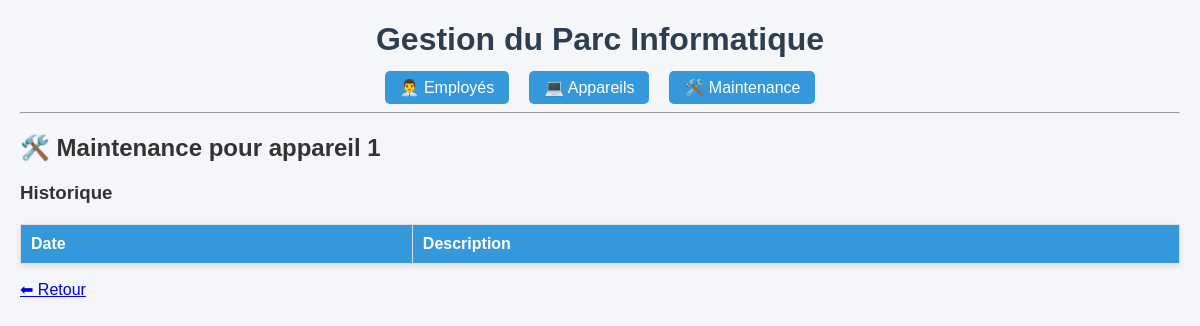
/maintenance/1, run on an earlier commit of the app's database.
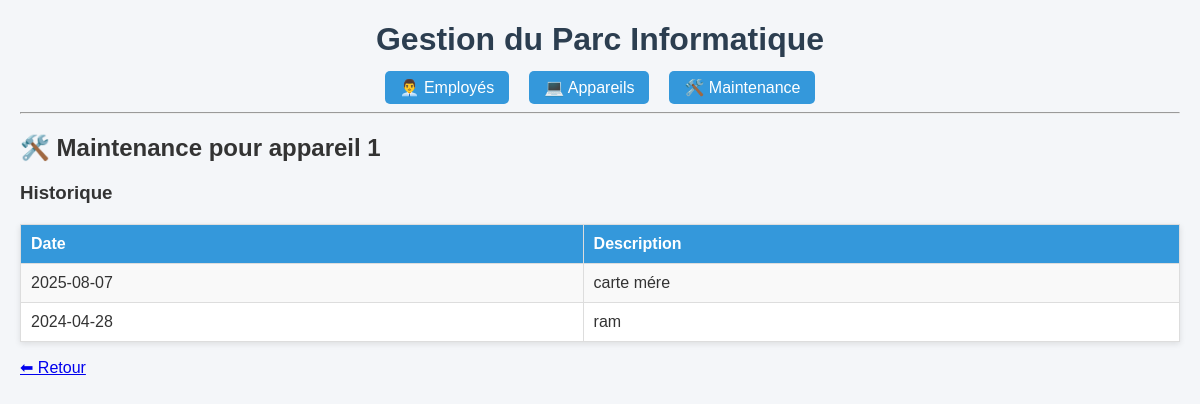
And on a later commit of the database.
### tables this page shows
CREATE TABLE maintenance (
            id INTEGER PRIMARY KEY AUTOINCREMENT,
            device_id INTEGER NOT NULL,
            date TEXT NOT NULL,
            description TEXT,
            FOREIGN KEY (device_id) REFERENCES devices(id)
        );

### web/app.py (the view)
@app.route("/maintenance/<int:device_id>")
def maintenance_by_device(device_id):
    maints = list_maintenance_by_device(device_id, return_data=True)
    return render_template("maintenance_by_device.html", maints=maints, device_id=device_id)

### Models/models.py (called while the page is built)
def _get_conn():
    conn = sqlite3.connect(DB_PATH)
    conn.execute("PRAGMA foreign_keys = ON")
    return conn

def list_maintenance_by_device(device_id, return_data=False):
    conn = _get_conn()
    cur = conn.cursor()
    cur.execute(
        "SELECT id, device_id, date, description FROM maintenance WHERE device_id = ? ORDER BY date DESC, id DESC",
        (device_id,),
    )
    rows = cur.fetchall()
    conn.close()
    if return_data:
        return rows
    if rows:
        for m in rows:
            print(f"ID: {m[0]} | Appareil: {m[1]} | Date: {m[2]} | {m[3] or ''}")
    else:
        print("Aucune maintenance pour cet appareil.")

### web/templates/maintenance_by_device.html
{% extends "base.html" %}
{% block content %}
<h2>🛠️ Maintenance pour appareil {{ device_id }}</h2>
<h3>Historique</h3>
<table>
  <tr>
    <th>Date</th>
    <th>Description</th>
  </tr>
  {% for m in maints %}
  <tr>
    <td>{{ m[2] }}</td>
    <td>{{ m[3] }}</td>
  </tr>
  {% endfor %}
</table>
<p><a href="{{ url_for('maintenance') }}">⬅ Retour</a></p>
{% endblock %}

What changed in the data, as far as the page shows it:
added maintenance: date "2025-08-07", description "carte mére"
added maintenance: date "2024-04-28", description "ram"
